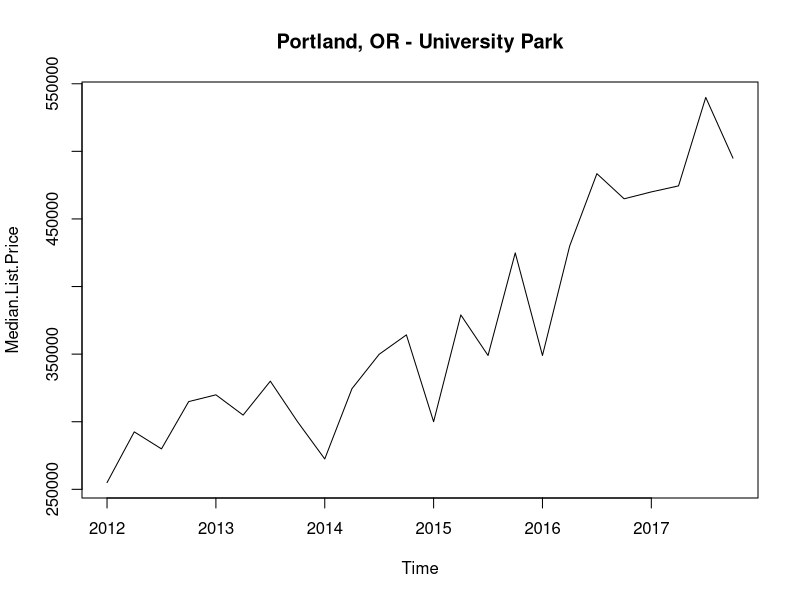
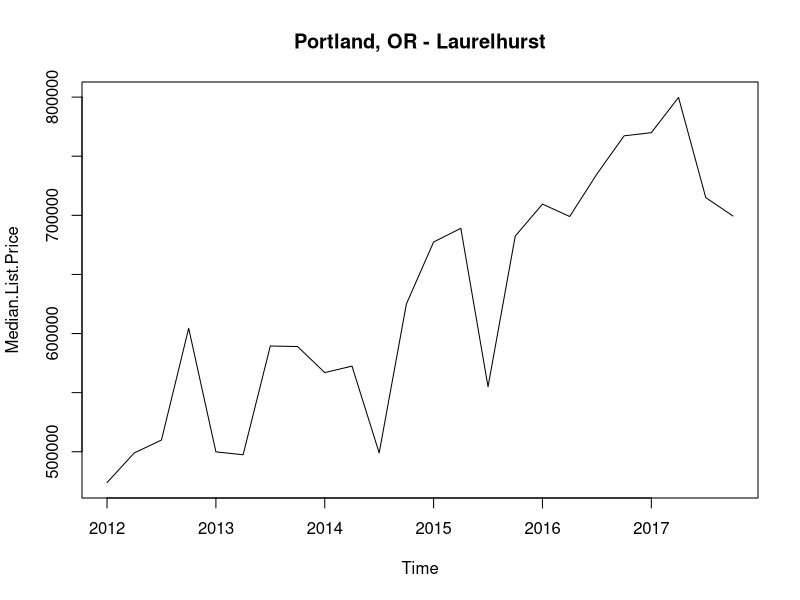
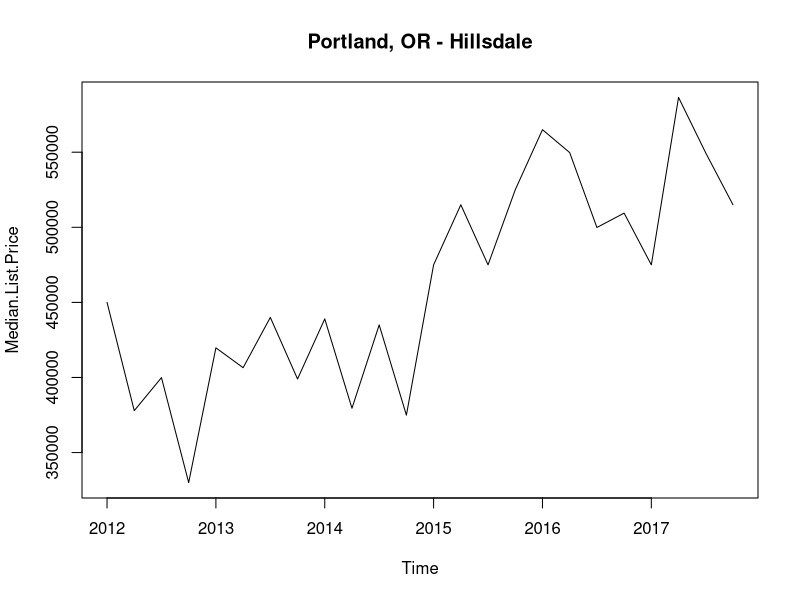
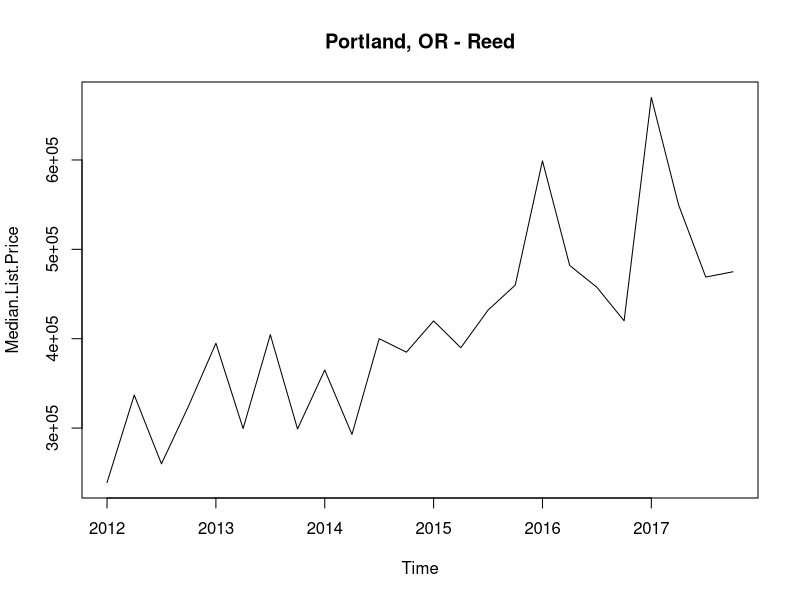
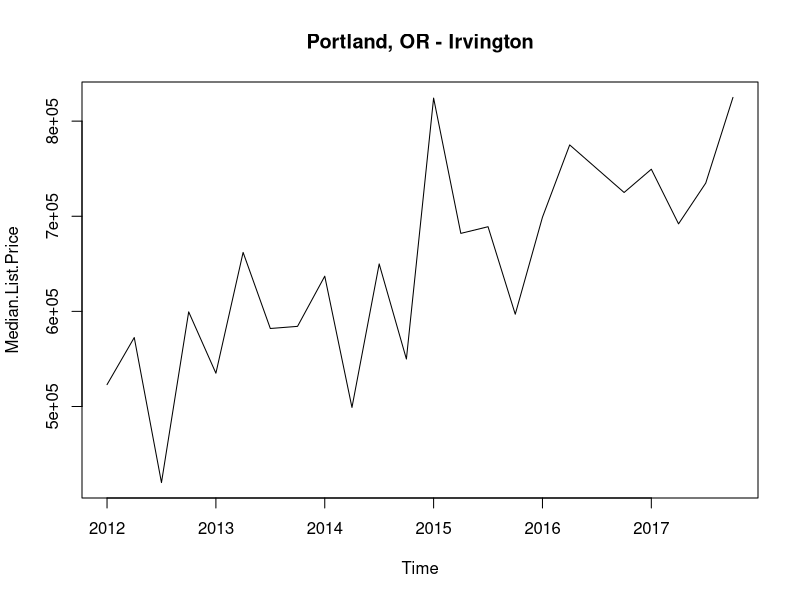
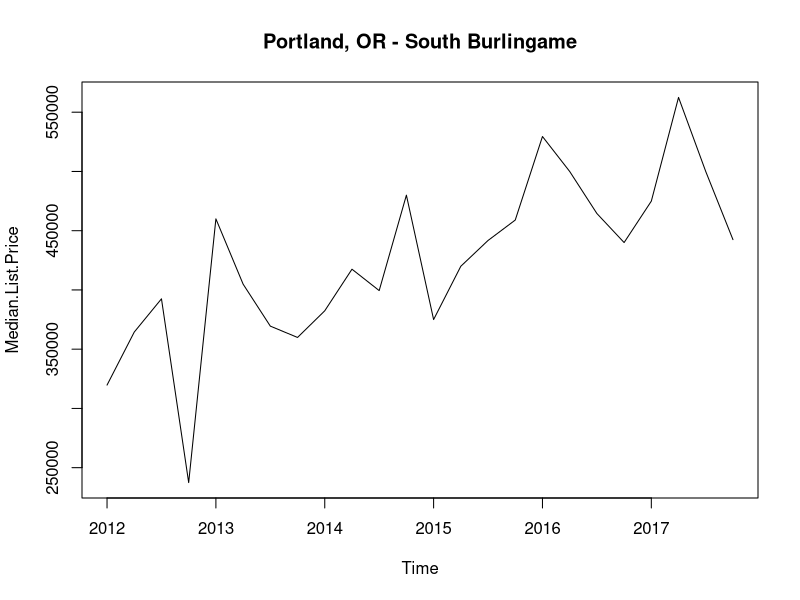
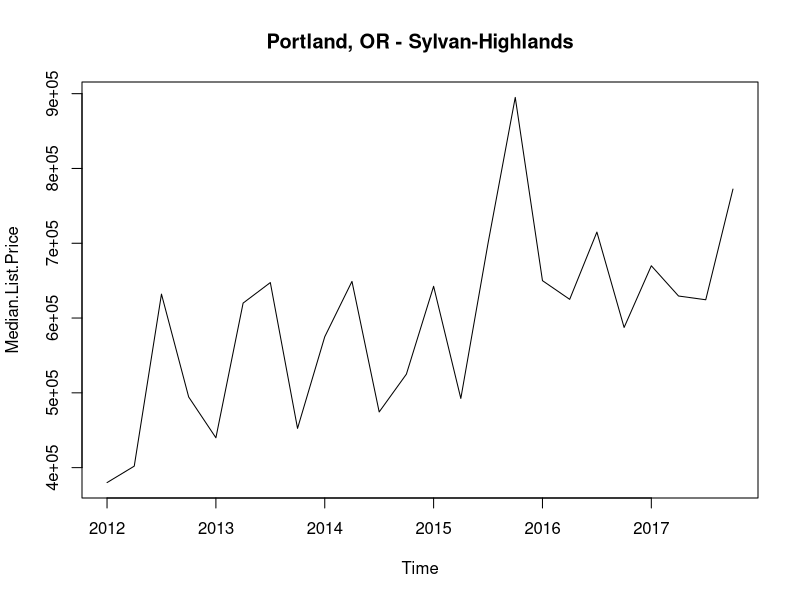
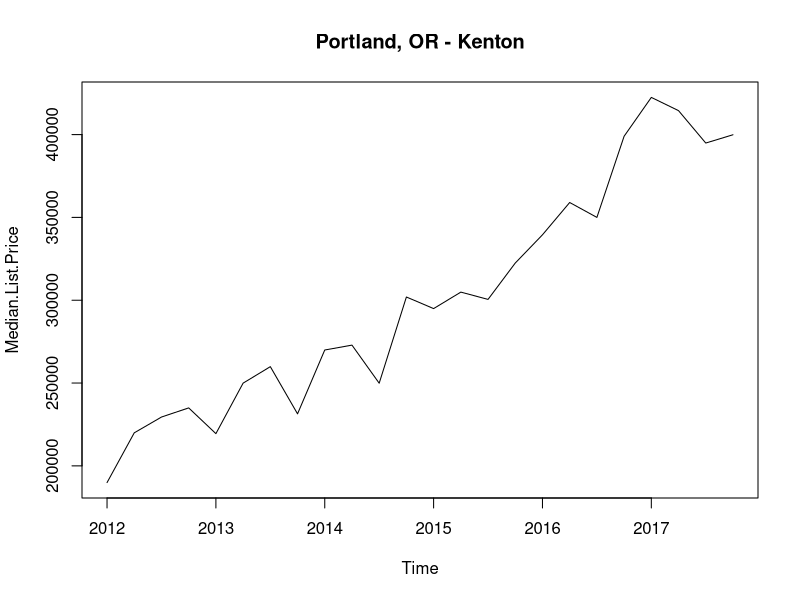

Recreate these plots in R, in order.
## ---- chunk 1
# load all redfin data into the data frame
Oregon.df <- read.csv("Redfin Data Portland_ All Residential_filtered.csv")
#Select and summarize only the home variables
selected.var <-c(2, 6, 9, 24, 27, 30, 39)
Home_data.df = Oregon.df[, selected.var]
print("Relavent Housing variables summary")
summary(Home_data.df)
#Select and summarize only the time variables 
selected.var <-c(33, 34, 35)
Time_data.df = Oregon.df[, selected.var]
print("Relavent Time variables summary")
summary(Time_data.df)
#Select and summarize only the time variables 
selected.var <-c(40, 41, 45)
Time_data.df = Oregon.df[, selected.var]
print("Relavent Location variables summary")
summary(Time_data.df)
## ---- chunk 2
# filter to just neighborhood records - the full set has by zipcode, and other breakdowns we don't care about
neighborhoods.df <- Oregon.df[Oregon.df$Region.Type == "neighborhood",]
## ---- chunk 3
# filter out the last two years to make training data. Doesn't work yet, working on syntax.
neighborhoods.df <- neighborhoods.df[strptime(neighborhoods.df$Period.Begin, format="%m/%d/%Y") < strptime('1/Jan/2016:00:01:00',format='%d/%b/%Y:%H:%M:%S'),]

# load the training data list of unique neighborhoods into an array for iteration
neighborhoods.array <- unique(neighborhoods.df$Region, incomparables = FALSE)
## ---- chunk 4
# Create a storage array for our results
neighborhoodsSummary.array <- array()

#We want to store: neighborhood name, timeseries
neighborhoodsSummary.array <- c("")



## ---- chunk 5
#loop through all the neighboorhoods and for each create a timeseries and print the plot
for (neighborhood in neighborhoods.array){
# use if just want to look at one neighborhood: for (neighborhood in c("Portland, OR - Rose City Park")){

  #select a neighborhood into a dataframe
  oneNeighborhood.df <- neighborhoods.df[Oregon.df$Region == neighborhood,]
  
  #filter out the observations for months that aren't January (1), April (4), July (7), October (10). 
  #Note that had to invert, so selected ones that did not have these patterns matched.
  oneNeighborhood.df<-oneNeighborhood.df[grep("2/|3/|5/|6/|8/|9/|11/|12/", oneNeighborhood.df$Period.Begin, invert = TRUE),]

  # somehow they are out of order, now to sort the period.begin
  oneNeighborhood.df <- oneNeighborhood.df[order(as.Date(oneNeighborhood.df$Period.Begin, format="%m/%d/%Y")),]
  dat1 <- oneNeighborhood.df # save for debugging prior to removing columns
  
  #log how many rows each neighborhood has available
  cat(neighborhood, " has ", nrow(oneNeighborhood.df), " rows. \n")
  
  # select the median price column for the timeseries
  oneNeighborhood.df <- oneNeighborhood.df[c(18)]
  
  # create the timeseries
  oneNeighborhood.timeseries <- ts(oneNeighborhood.df, frequency=4, start=c(2012,1))
  
  # plot and set title to the appropriate heading
  plot(oneNeighborhood.timeseries, main=neighborhood)

}

